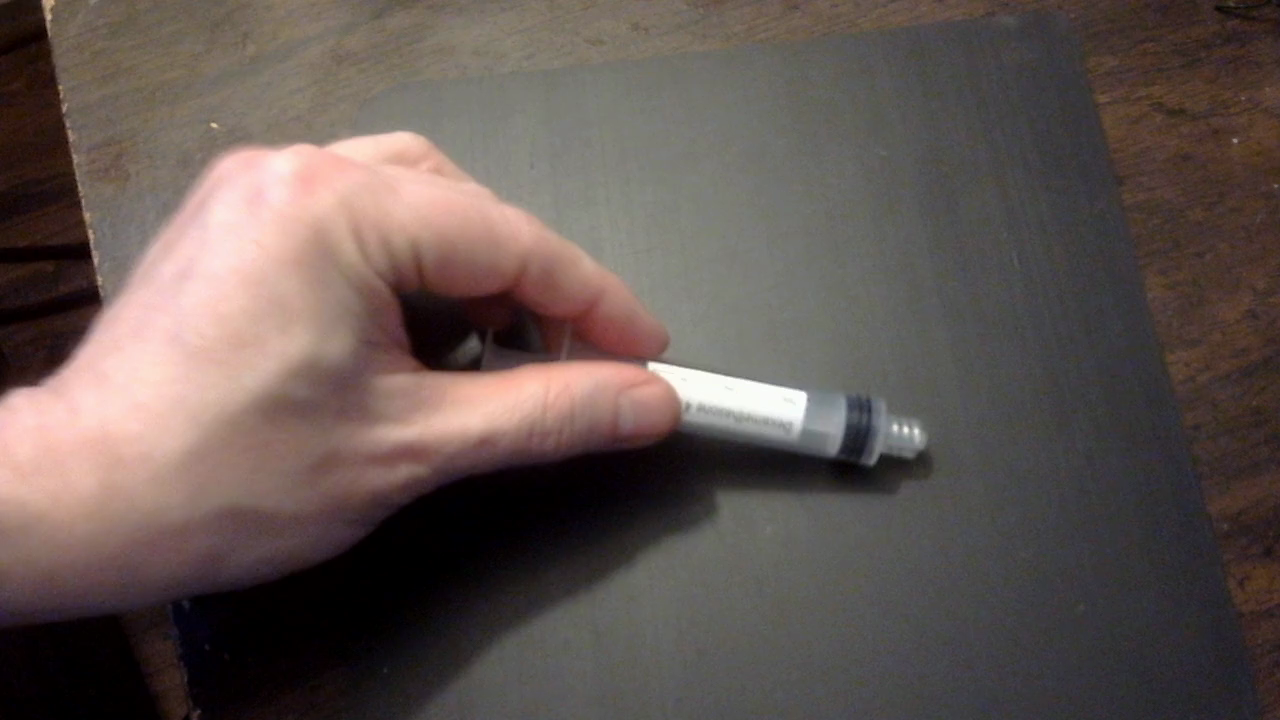
#> input picture skeletal/48.png, 1280 x 720 px
$ python -i SyringeDetector.py   (imports and definitions only)
#> lines starting #> are read from the running program, lines starting #| are printed output that depends on the picture
import cv2
import mediapipe as mp
import time
import numpy as np


class SyringeDetector:
    def __init__(self):
        self.image = None
        self.isCalibrated = False
    def calibrate(self, image):
        self.image = image
        self.isCalibrated = True
    def detect(self, image):
        if not self.isCalibrated:
            raise Exception("SyringeDetector is not calibrated")
        # Convert the image to grayscale
        self_gray = cv2.cvtColor(self.image, cv2.COLOR_BGR2GRAY)
        gray = cv2.cvtColor(image, cv2.COLOR_BGR2GRAY)

        # Apply a Gaussian blur to the image
        # Apply a Gaussian blur to the image
        self_gray_blur = cv2.GaussianBlur(self_gray, (21, 21), 0)
        gray_blur = cv2.GaussianBlur(gray, (21, 21), 0)

        # Compute the absolute difference between the current image and the calibrated image
        diff = cv2.absdiff(self_gray_blur, gray_blur)

        # Apply a threshold to the difference image
        threshold = cv2.threshold(diff, 100, 255, cv2.THRESH_BINARY)[1]

        # Find the contours in the thresholded image
        contours, hierarchy = cv2.findContours(threshold, cv2.RETR_EXTERNAL, cv2.CHAIN_APPROX_NONE)

        # Draw the contours on the original image
        cv2.drawContours(image, contours, -1, (0, 255, 0), 2)

        # Show the difference image
        cv2.imshow("Difference Image", diff)

        # Show the thresholded image
        cv2.imshow("Thresholded Image", threshold)

        # Return the coordinates of the contours
        return contours

>>> import cv2
>>> picture = cv2.imread('48.png', cv2.IMREAD_GRAYSCALE)
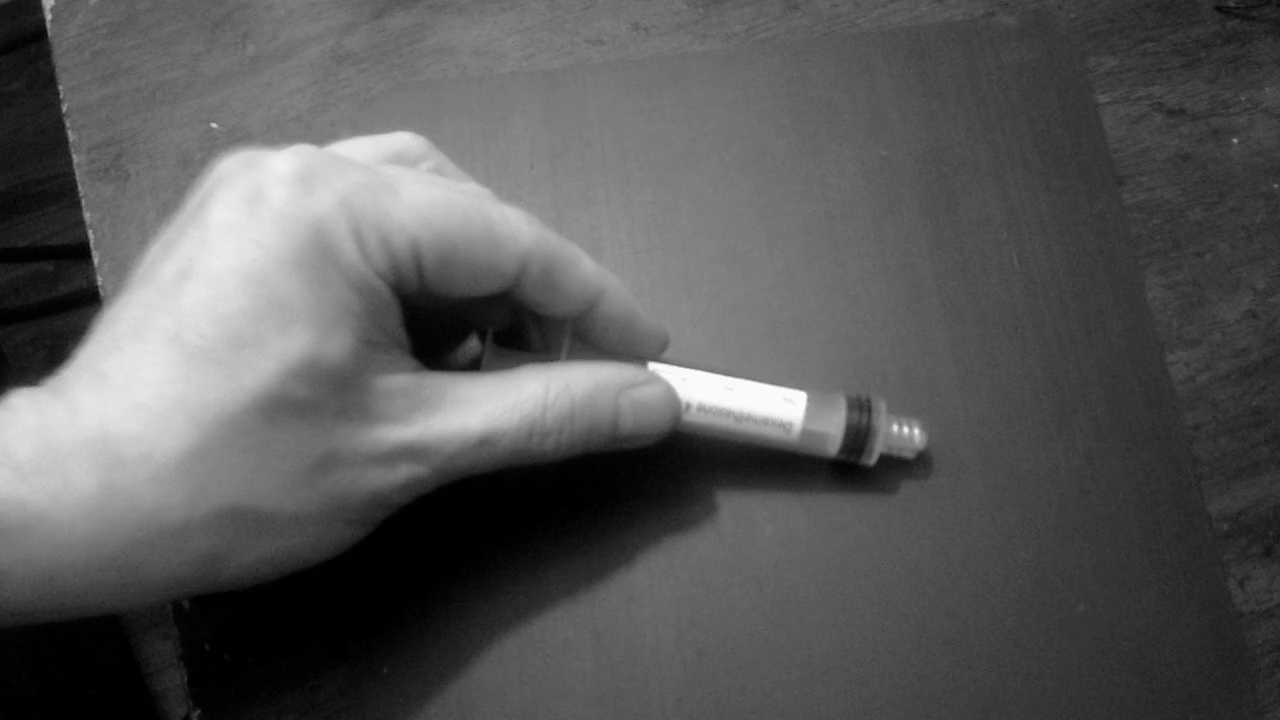
#> picture: shape (720, 1280); min 0, max 255, mean 88.2
#> (the run stopped early here; a loop or call above may not have finished)

$ run again, on skeletal/56.png
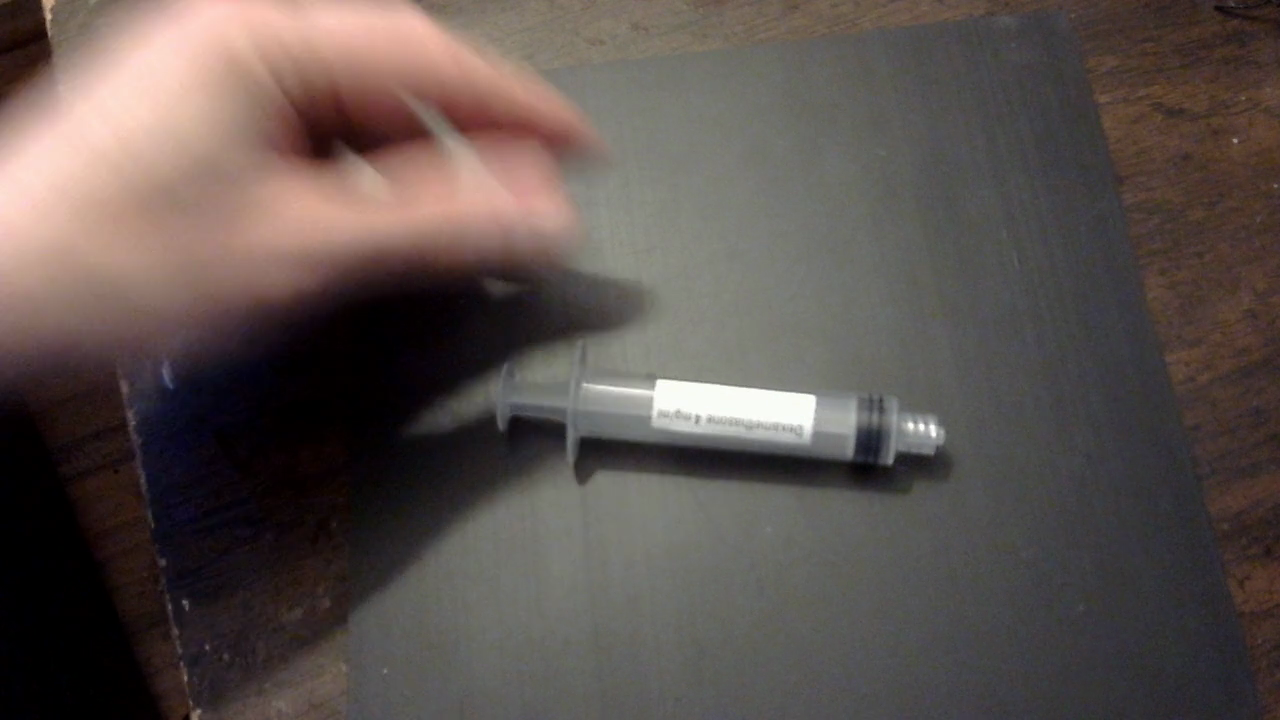
#> input picture skeletal/56.png, 1280 x 720 px
#> `picture = cv2.imread('48.png', cv2.IMREAD_GRAYSCALE)`:
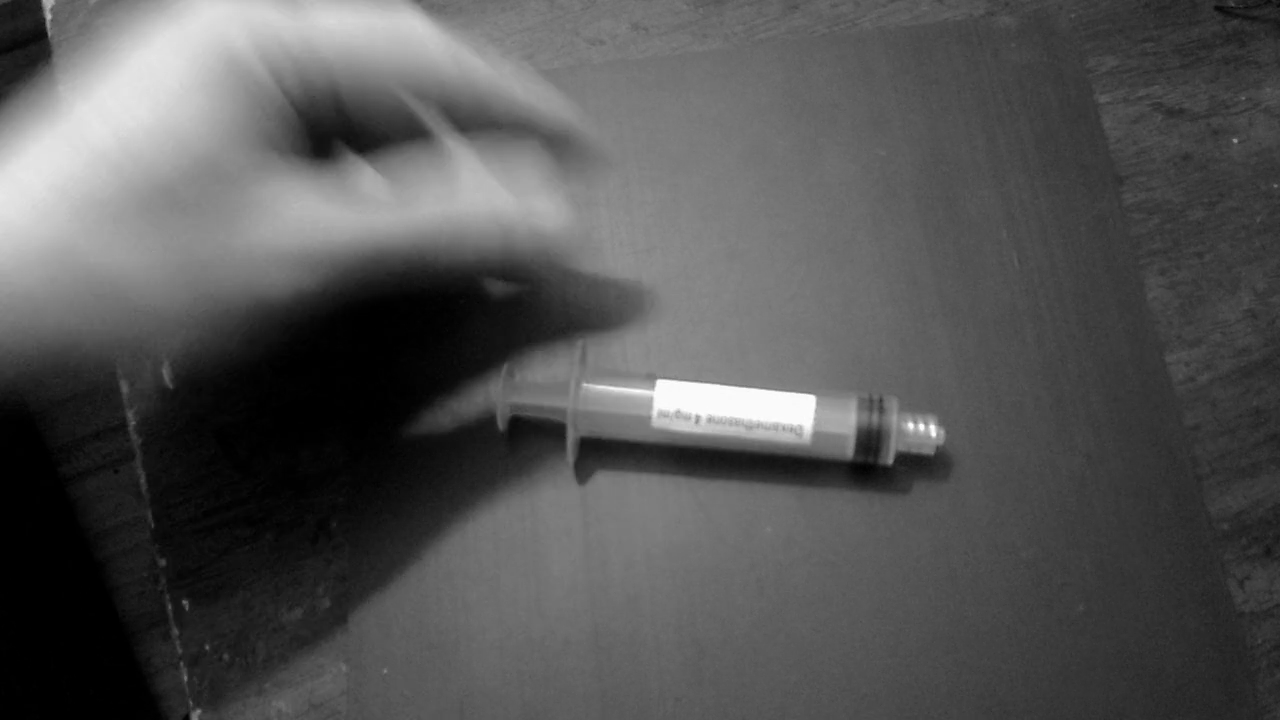
#> picture: shape (720, 1280); min 0, max 255, mean 83.9
